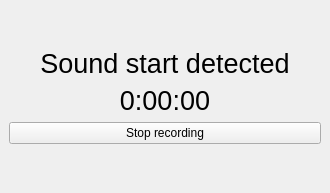
<?xml version="1.0" encoding="UTF-8"?>
<ui version="4.0">
 <class>TrackRecorderStatus</class>
 <widget class="QMainWindow" name="TrackRecorderStatus">
  <property name="geometry">
   <rect>
    <x>0</x>
    <y>0</y>
    <width>330</width>
    <height>193</height>
   </rect>
  </property>
  <property name="windowTitle">
   <string>MainWindow</string>
  </property>
  <widget class="QWidget" name="centralwidget">
   <layout class="QVBoxLayout" name="verticalLayout">
    <item>
     <spacer name="verticalSpacer_2">
      <property name="orientation">
       <enum>Qt::Vertical</enum>
      </property>
      <property name="sizeHint" stdset="0">
       <size>
        <width>20</width>
        <height>40</height>
       </size>
      </property>
     </spacer>
    </item>
    <item>
     <widget class="QLabel" name="label">
      <property name="font">
       <font>
        <pointsize>20</pointsize>
       </font>
      </property>
      <property name="text">
       <string>Sound start detected</string>
      </property>
      <property name="alignment">
       <set>Qt::AlignCenter</set>
      </property>
     </widget>
    </item>
    <item>
     <widget class="QLabel" name="labelTrackLength">
      <property name="font">
       <font>
        <pointsize>20</pointsize>
       </font>
      </property>
      <property name="text">
       <string>0:00:00</string>
      </property>
      <property name="alignment">
       <set>Qt::AlignCenter</set>
      </property>
     </widget>
    </item>
    <item>
     <widget class="QPushButton" name="pushButtonStopRecording">
      <property name="text">
       <string>Stop recording</string>
      </property>
     </widget>
    </item>
    <item>
     <spacer name="verticalSpacer">
      <property name="orientation">
       <enum>Qt::Vertical</enum>
      </property>
      <property name="sizeHint" stdset="0">
       <size>
        <width>20</width>
        <height>40</height>
       </size>
      </property>
     </spacer>
    </item>
   </layout>
  </widget>
 </widget>
 <resources/>
 <connections/>
</ui>
